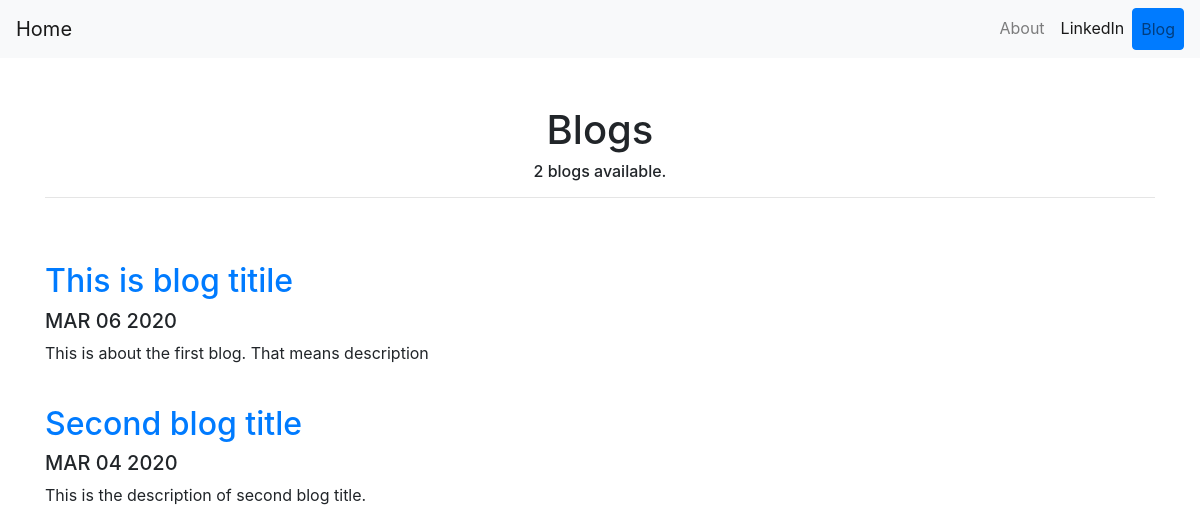
/blog/, run on an earlier commit of the app's database.
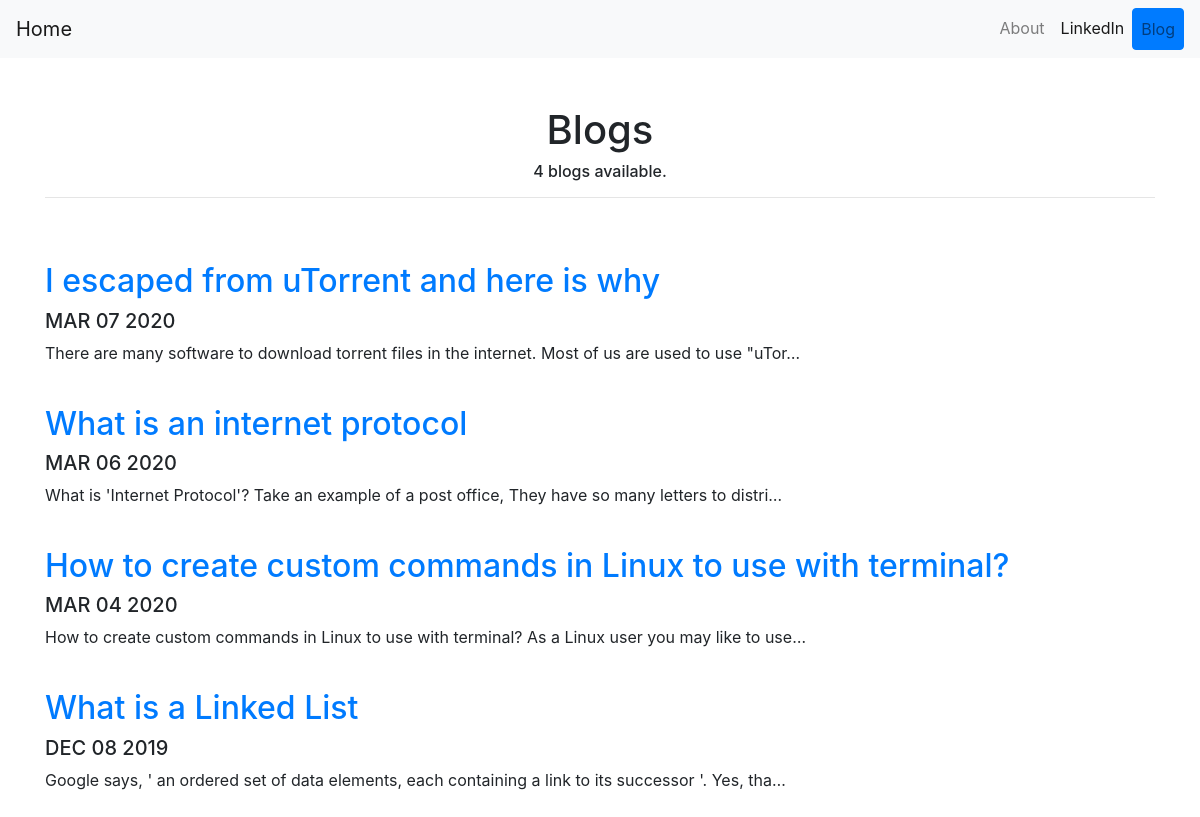
And on a later commit of the database.
### blog/models.py (models this page shows)
class Blog(models.Model):
    title = models.CharField(max_length=200)
    description = models.TextField(max_length=1000)
    date = models.DateField()

### blog/views.py (the view)
# urls.py: path('', views.all_blogs, name='all_blogs'),
def all_blogs(request):
    blogs = Blog.objects.order_by('-date')
    return render(request, 'blog/all_blogs.html', {'blogs': blogs})

### blog/templates/blog/all_blogs.html
{% extends 'portfolio/base.html' %}
{% block content %}
<div class="container text-center">
    <h1>Blogs</h1>
    <h6>{{blogs.count}} blog{{ blogs.count|pluralize}} available.</h6>
</div>
<hr><br><br>
{% for blog in blogs %}
<a href="{% url 'blog:detail' blog.id %}"><h2>{{ blog.title }}</h2></a>
<h5>{{ blog.date|date:'M d Y'|upper }}</h5>
<p>{{ blog.description|striptags|truncatechars:100 }}</p>
<br>
{% endfor %}
{% endblock %}

What changed in the data, as far as the page shows it:
added Blog: title "I escaped from uTorrent and here is why", date "MAR 07 2020", description "There are many software to download torrent files in the internet. Most of us are used to use \"uTor…"
changed Blog: title "This is blog titile" → "What is an internet protocol"; description "This is about the first blog. That means description" → "What is 'Internet Protocol'? Take an example of a post office, They have so many letters to distri…"
changed Blog: title "Second blog title" → "How to create custom commands in Linux to use with terminal?"; description "This is the description of second blog title." → "How to create custom commands in Linux to use with terminal? As a Linux user you may like to use…"
added Blog: title "What is a Linked List", date "DEC 08 2019", description "Google says, ' an ordered set of data elements, each containing a link to its successor '. Yes, tha…"
Also different on the page:
{{ blogs.count }}: "2" → "4"
